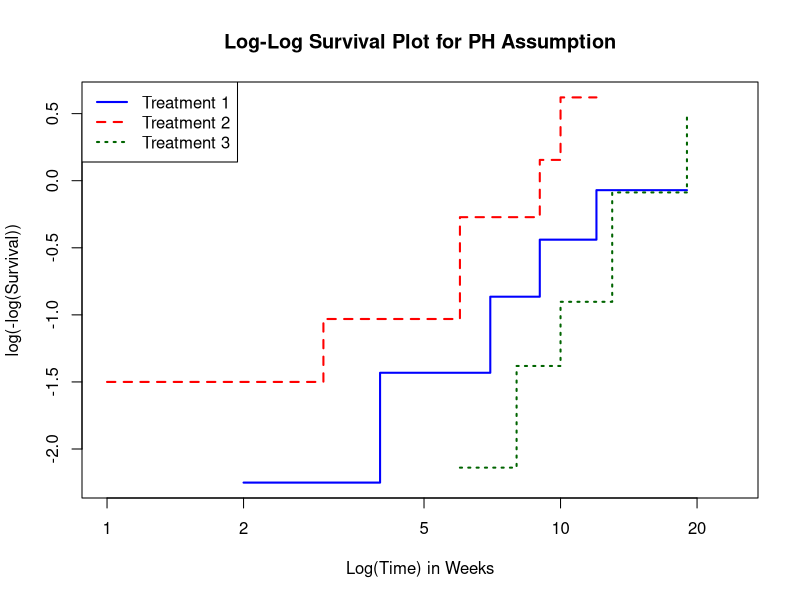

R code for this plot:
## ---- chunk 1
knitr::opts_chunk$set(echo = TRUE)
## ---- chunk 2
library(survival)
library(survminer)

# Create the dataset
time <- c(2, 2, 4, 6, 7, 9, 12, 17, 19, 24, # Trt 1
          1, 1, 3, 4, 6, 6, 8, 9, 10, 12, # Trt 2
          5, 6, 8, 10, 12, 13, 13, 14, 19, 21) # Trt 3

cens <- c(0, 1, 1, 0, 1, 1, 1, 0, 0, 1, # Trt 1
            1, 1, 1, 0, 1, 1, 0, 1, 1, 0, # Trt 2
            0, 1, 1, 1, 0, 1, 1, 0, 1, 1) # Trt 3

trt <- factor(rep(1:3, each = 10))
surv_obj <- Surv(time, cens)

fit_weibull <- survreg(surv_obj ~ trt, dist = "weibull")
fit_exponential <- survreg(surv_obj ~ trt, dist = "exponential")
summary(fit_weibull)
summary(fit_exponential)
## ---- chunk 3
L_weibull <- logLik(fit_weibull)
L_exp <- logLik(fit_exponential)
LR_stat <- as.numeric(2 * (L_weibull - L_exp))
pchisq(LR_stat, df = 1, lower.tail = FALSE)
## ---- chunk 4
coeffs <- coef(fit_weibull)
shape_k <- 1 / fit_weibull$scale

# Calculate means for each treatment group
# Trt 1 (intercept/baseline)
mean_trt1 <- exp(coeffs[1]) * gamma(1 + 1/shape_k)

# Trt 2
mean_trt2 <- exp(coeffs[1] + coeffs[2]) * gamma(1 + 1/shape_k)

# Trt 3
mean_trt3 <- exp(coeffs[1] + coeffs[3]) * gamma(1 + 1/shape_k)

mean_trt1
mean_trt2
mean_trt3
## ---- chunk 5
# 1. Fit the Kaplan-Meier curves for each treatment group
km_fit <- survfit(Surv(time, cens) ~ trt)

# 2. Create the log-log plot
# note: fun = "cloglog" transforms S(t) to log(-log(S(t)))
plot(km_fit, 
     fun = "cloglog", 
     col = c("blue", "red", "darkgreen"), 
     lty = 1:3,
     lwd = 2,
     main = "Log-Log Survival Plot for PH Assumption",
     xlab = "Log(Time) in Weeks", 
     ylab = "log(-log(Survival))")

# 3. Add legend
legend("topleft", 
       legend = c("Treatment 1", "Treatment 2", "Treatment 3"), 
       col = c("blue", "red", "darkgreen"), 
       lty = 1:3, 
       lwd = 2)
